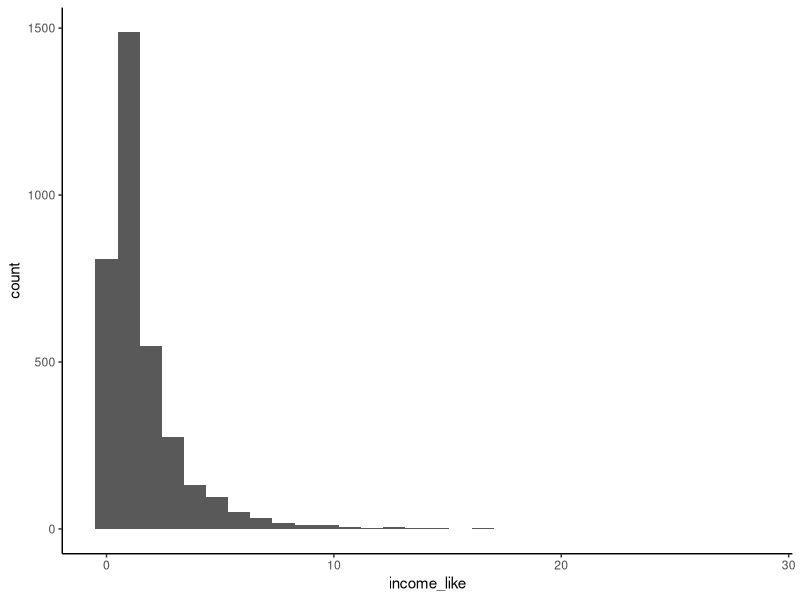
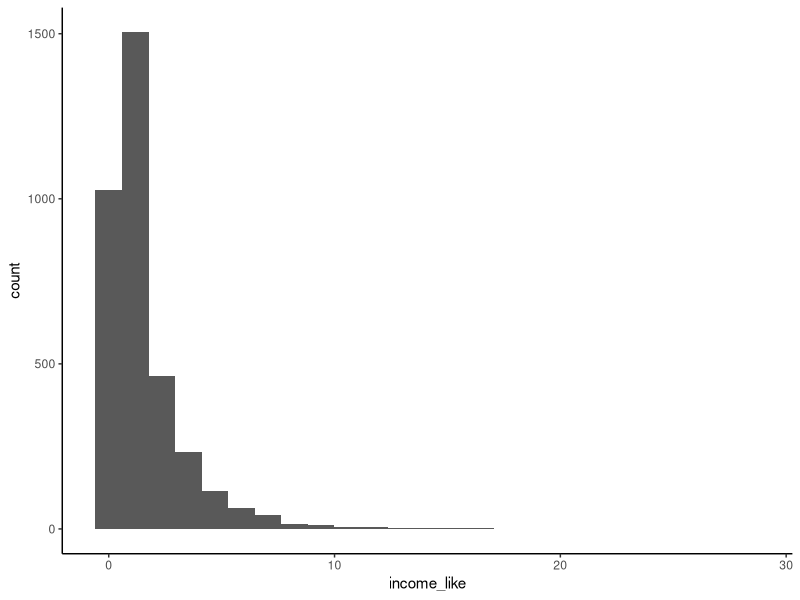
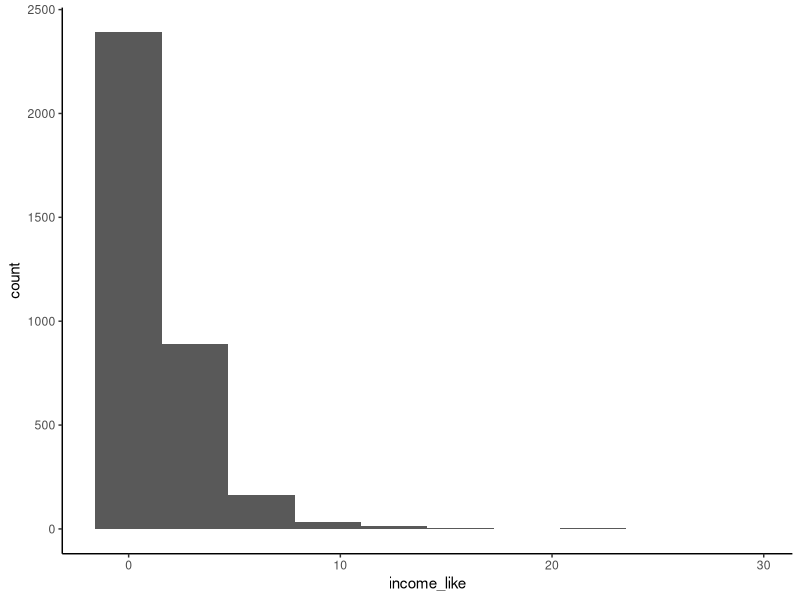
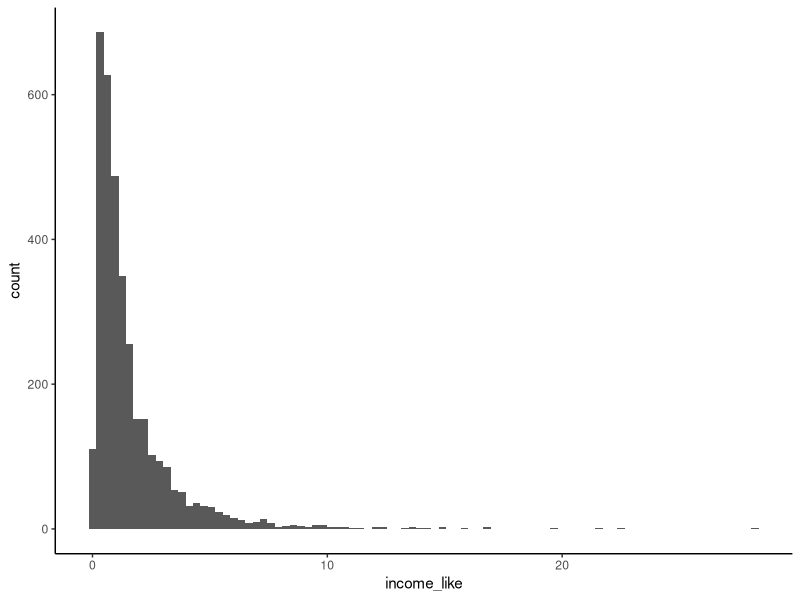
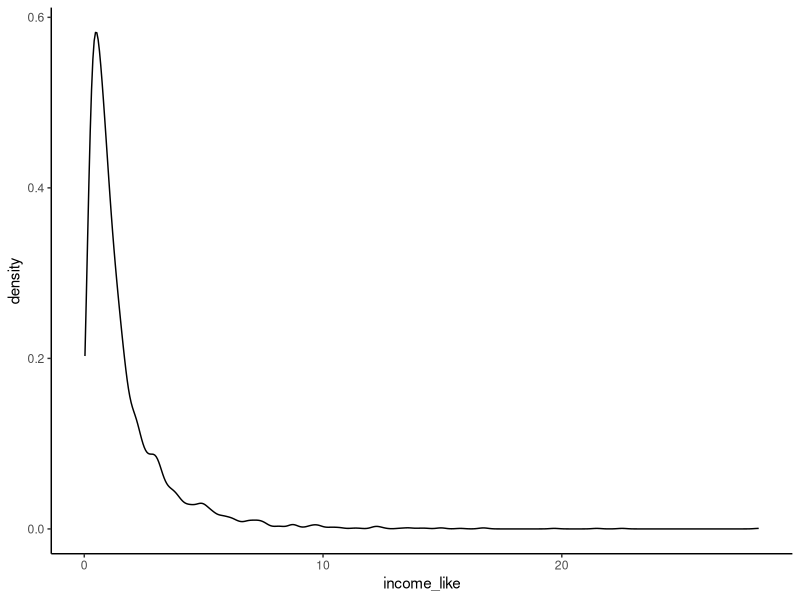
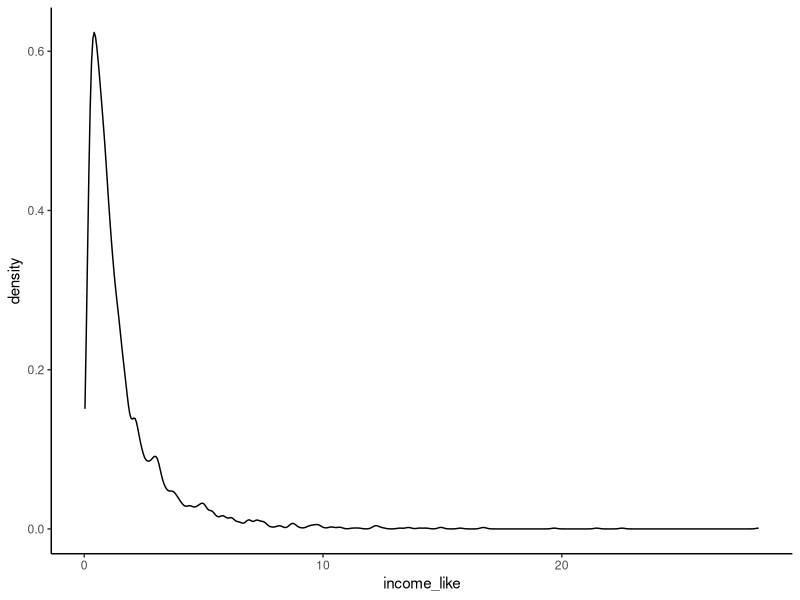
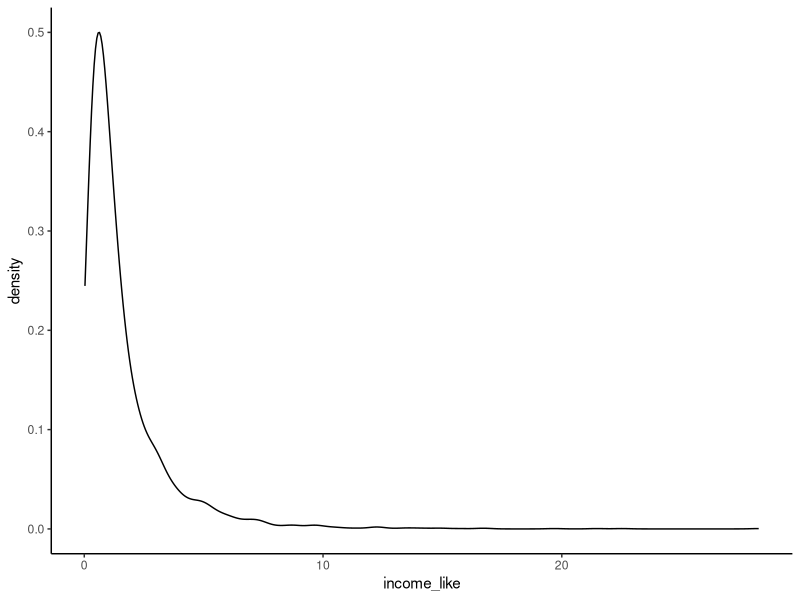
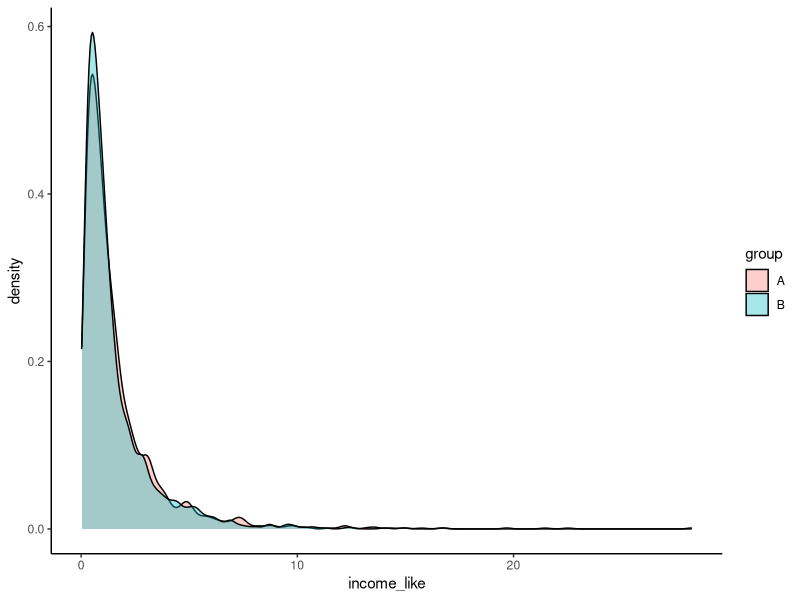

These figures' R source, in order:
## ---- chunk 1
library(ggplot2)
library(dplyr)

set.seed(123)
## ---- chunk 2
df <- data.frame(
  id = 1:3500,
  group = sample(c("A", "B"), 3500, replace = TRUE),
  x = rnorm(3500))
df <- df %>%
  mutate(
    income_like = exp(0.7 * x + rnorm(3500, sd = 0.7)),
    y = 1.5 + 0.9 * x + rnorm(3500, sd = 1.2),
    x_round = round(x, 1),
    y_round = round(y, 1)
  )
## ---- chunk 3
summary(df$income_like)
summary(df$x)
summary(df$y)
table(df$group)
## ---- chunk 4
ggplot(df, aes(x = income_like)) +
  geom_histogram() +
  theme_classic()
## ---- chunk 5
ggplot(df, aes(x = income_like)) +
  geom_histogram(bins = 25) +
  theme_classic()
## ---- chunk 6
ggplot(df, aes(x = income_like)) +
  geom_histogram(bins = 10) +
  theme_classic()
## ---- chunk 7
ggplot(df, aes(x = income_like)) +
  geom_histogram(bins = 90) +
  theme_classic()
## ---- chunk 8
ggplot(df, aes(x = income_like)) +
  geom_density() +
  theme_classic()
## ---- chunk 9
ggplot(df, aes(x = income_like)) +
  geom_density(adjust = 0.6) +
  theme_classic()
## ---- chunk 10
ggplot(df, aes(x = income_like)) +
  geom_density(adjust = 1.8) +
  theme_classic()
## ---- chunk 11
ggplot(df, aes(x = income_like, fill = group)) +
  geom_density(alpha = 0.35) +
  theme_classic()
## ---- chunk 12
ggplot(df, aes(x = income_like)) +
  geom_histogram(bins = 30) +
  facet_wrap(~ group) +
  theme_classic()
## ---- chunk 13
ggplot(df, aes(x = x, y = y)) +
  geom_point() +
  theme_classic()
## ---- chunk 14
ggplot(df, aes(x = x_round, y = y_round)) +
  geom_point() +
  theme_classic()
## ---- chunk 15
ggplot(df, aes(x = x_round, y = y_round)) +
  geom_point(alpha = 0.25, size = 0.8) +
  theme_classic()
## ---- chunk 16
ggplot(df, aes(x = x_round, y = y_round)) +
  geom_point(alpha = 0.25, size = 0.8, position = position_jitter(width = 0.12, height = 0.12)) +
  theme_classic()
## ---- chunk 17
ggplot(df, aes(x = x, y = y)) +
  geom_bin2d() +
  theme_classic()
## ---- chunk 18
ggplot(df, aes(x = x, y = y)) +
  geom_point(alpha = 0.15, size = 0.7) +
  geom_density_2d() +
  theme_classic()
## ---- chunk 19
ggplot(df, aes(x = group)) +
  geom_bar() +
  theme_classic()
## ---- chunk 20
ggplot(df, aes(x = group, y = after_stat(count / sum(count)))) +
  geom_bar() +
  theme_classic() +
  labs(y = "Proportion")
## ---- chunk 21
p <- ggplot(df, aes(x = x, y = y)) +
  geom_point(alpha = 0.2, size = 0.7) +
  theme_classic()

p

ggsave("scatter_alpha.png", plot = p, width = 7, height = 4, units = "in")
